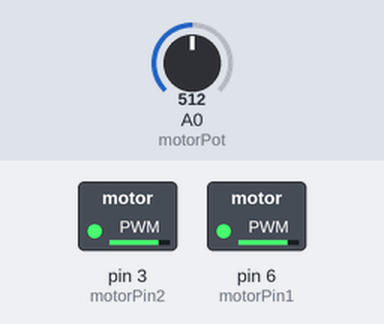
A sketch run on a simulated Arduino Uno, built with avr-gcc and run on an emulated ATmega328P. Parts: switched loads named in the sketch (green lamp = pin HIGH). The test bench sets the inputs (shaded band); at power-on: A0 (motorPot) = 512. Pins used as bus, display or sensor lines are not drawn.

Above: at 3.2 s.
3.3 s: A0 (motorPot) set to 306
At 6.0 s:
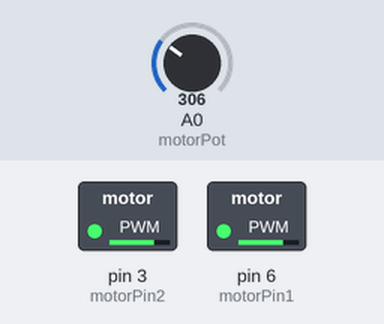
10.5 s: A0 (motorPot) set to 511
At 13.7 s:
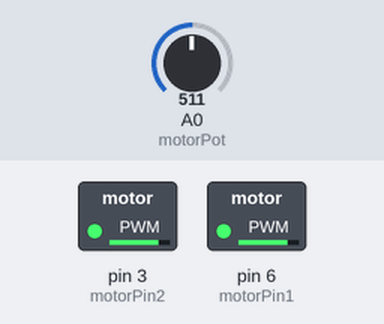
Timing chart, 0 to 15.2 s (numbered marks = the images above; inputs shaded):
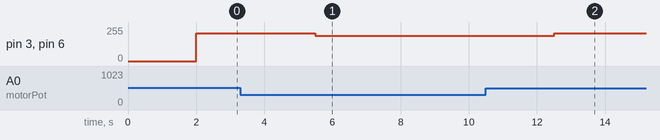

The sketch:

complete_shuttle_launcher.ino
```cpp
//STEPPER
#include <Stepper.h>

#define STEPS 2038 // the number of steps in one revolution of your motor (28BYJ-48)

Stepper stepper(STEPS, 9, 10, 11, 12);

int stepperPotVal;
int stepperPot = A1;
int stepperSpeed;


int motorPin1 = 6; // flywheel motors
int motorPin2 = 3;
int motorPot = A0; // potentiometer for speed adjustment
int potVal;
int speedVal; // scaled speed value for motor (potVal/4);
int potPower = 2;


void setup() {
  //STEPPER
  pinMode(stepperPot, INPUT);

  //DC MOTOR
  pinMode(motorPin1, OUTPUT);
  pinMode(motorPin2, OUTPUT);
  pinMode(motorPot, INPUT);
  pinMode(potPower, OUTPUT);
  digitalWrite(potPower, HIGH);
  digitalWrite(motorPin1, LOW);
  digitalWrite(motorPin2, LOW);
  delay(2000);
}

void loop() {
  potVal = analogRead(motorPot);
  //CHANGE THE 4TH VALUE OF THE MAP (MIN ANALOG OUTPUT) DEPENDING TO CONTROL MIN SPEED OF DC MOTOR
  speedVal = map(potVal, 0, 1023, 160, 255); // you can adjust as appropriate for your setup
  analogWrite(motorPin1, speedVal);
  analogWrite(motorPin2, speedVal);
  delay(1500);

  delay(2000);
  digitalWrite(motorPin1, LOW);
  digitalWrite(motorPin2, LOW);
}


void runStepper()  {
  for (int i = 0; i <= 1019; i += 2) {
    stepperPotVal = analogRead(stepperPot);
    stepperSpeed = map(stepperPotVal, 0, 1023, 5, 17);
    stepper.setSpeed(stepperSpeed);
    stepper.step(2); // step 2 poles per loop (2038 is 1 full rotation)
  }
}
```

Measured:
- after the input at 3.3 s, pin 3 (motorPin2), pin 6 (motorPin1): 207/255 → 188/255 after 2.2 s
- after the input at 10.5 s, pin 3 (motorPin2), pin 6 (motorPin1): 188/255 → 207/255 after 2.0 s
